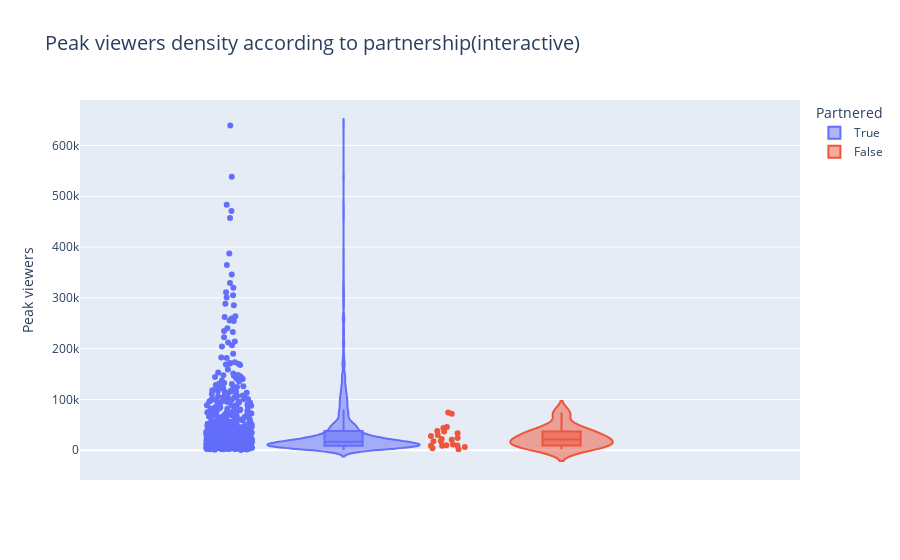

Here is the notebook cell this chart was saved with:
### Markdown cell above
Has a high density between 0-20000 average viewers.

### Code cell
import plotly.express as px
fig = px.violin(raw_df, y="Peak viewers", color="Partnered", box=True, points="all",
          hover_data=raw_df.columns,title='<span style="font-size: 20px;">Peak viewers density according to partnership(interactive)</span>')
fig.show()

### Figure 1 — Plotly figure (JSON) as saved in the notebook; plotly's stock layout.template omitted (floating-point values rounded to 4 significant figures; data arrays with more than 128 entries replaced by an {"elided": "..."} marker saying what was removed)
{"data": [{"alignmentgroup": "True", "box": {"visible": true}, "customdata": {"elided": "978x10 mixed values"}, "hovertemplate": "Partnered=%{customdata[7]}<br>Peak viewers=%{y}<br>Channel=%{customdata[0]}<br>Watch time(Minutes)=%{customdata[1]}<br>Stream time(minutes)=%{customdata[2]}<br>Average viewers=%{customdata[3]}<br>Followers=%{customdata[4]}<br>Followers gained=%{customdata[5]}<br>Views gained=%{customdata[6]}<br>Mature=%{customdata[8]}<br>Language=%{customdata[9]}<extra></extra>", "legendgroup": "True", "marker": {"color": "#636efa"}, "name": "True", "offsetgroup": "True", "orientation": "v", "points": "all", "scalegroup": "True", "showlegend": true, "type": "violin", "x0": " ", "xaxis": "x", "y": {"elided": "978 int values"}, "y0": " ", "yaxis": "y"}, {"alignmentgroup": "True", "box": {"visible": true}, "customdata": {"elided": "22x10 mixed values"}, "hovertemplate": "Partnered=%{customdata[7]}<br>Peak viewers=%{y}<br>Channel=%{customdata[0]}<br>Watch time(Minutes)=%{customdata[1]}<br>Stream time(minutes)=%{customdata[2]}<br>Average viewers=%{customdata[3]}<br>Followers=%{customdata[4]}<br>Followers gained=%{customdata[5]}<br>Views gained=%{customdata[6]}<br>Mature=%{customdata[8]}<br>Language=%{customdata[9]}<extra></extra>", "legendgroup": "False", "marker": {"color": "#EF553B"}, "name": "False", "offsetgroup": "False", "orientation": "v", "points": "all", "scalegroup": "True", "showlegend": true, "type": "violin", "x0": " ", "xaxis": "x", "y": [45843, 6524, 33624, 11533, 21999, 38169, 24264, 4074, 43882, 1803, 17697, 29983, 9135, 72100, 36968, 9307, 10100, 9115, 27996, 17926, 20609, 74195], "y0": " ", "yaxis": "y"}], "layout": {"legend": {"title": {"text": "Partnered"}, "tracegroupgap": 0}, "title": {"text": "<span style=\"font-size: 20px;\">Peak viewers density according to partnership(interactive)</span>"}, "violinmode": "group", "xaxis": {"anchor": "y", "domain": [0, 1]}, "yaxis": {"anchor": "x", "domain": [0, 1], "title": {"text": "Peak viewers"}}}}
